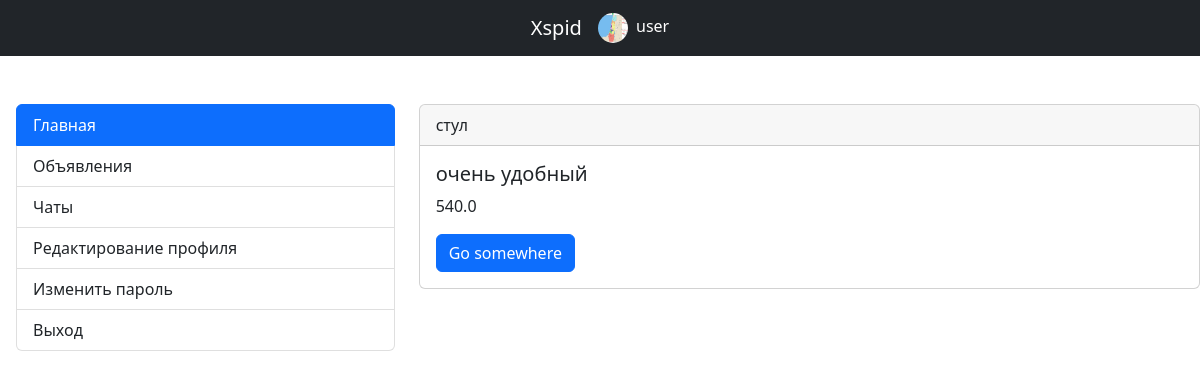
The app's page /advert/ (signed in) with its own data.
### user_profile/models.py (models this page shows, shortened)
class User(AbstractUser):
    name = models.CharField(max_length=100, unique=True)
    date_joined = models.DateTimeField( auto_now_add=True)
    is_active = models.BooleanField(default=True, db_index=True, verbose_name='Прошел активацию?')
    avatar = models.ImageField(upload_to='avatars/', null=True, blank=True)
    class Meta:
        verbose_name = "user"
        verbose_name_plural = "users"

### main/models.py (models this page shows, shortened)
class Ads(models.Model):
    rubric = models.ForeignKey(SubRubric, on_delete=models.PROTECT,
                                          verbose_name='Рубрика')
    title = models.CharField(max_length=40, verbose_name='Товар')
    content = models.TextField(verbose_name='Описание')
    price = models.FloatField(default=0, verbose_name='Цена')
    contacts = models.TextField(verbose_name='Контакты')
    image = models.ImageField(blank=True, upload_to= 'media/',
                              verbose_name='Изображение')
    author = models.ForeignKey(User, on_delete=models.CASCADE,
                               verbose_name='Автор объявления')
    is_active = models.BooleanField(default=True, db_index=True,
                                    verbose_name='Выводить в списке?')
    created_at = models.DateTimeField(auto_now_add=True, db_index=True,
                                      verbose_name='Опубликовано')
    class Meta:
        verbose_name_plural = 'Объявления'
        verbose_name = 'Объявление'
        ordering = ['-created_at']
    def get_absolute_url(self):
        return reverse('main:plug', args = [ self.id ] )

### main/views.py (the view)
# urls.py: path('advert/', profile_bb_detail ,name='advert'),
@login_required
def profile_bb_detail(request):
    bb = Ads.objects.filter(author=request.user.pk)
    context = {'bb': bb}
    return render(request, 'profile/user_ads.html', context)

### main/templates/profile/user_ads.html (shortened to what this page needs)
{% extends "profile/main_profile.html" %}
{% block right_of_navbar %}
{% for i in bb %}
<div class="card">
    <div class="card-header">
        {{i.title}}
    </div>
    <div class="card-body">
      <h5 class="card-title">{{i.content}}</h5>
    <p class="card-text">{{i.price}}</p>
      <a href="{{ i.get_absolute_url }}" class="btn btn-primary">Go somewhere</a>
    </div>
  </div>
{% endfor %}
{% endblock %}

### main/templates/index.html (shortened to what this page needs)
{% load static %}
<!doctype html>
<html lang="en">
  <head>
    <link href="https://cdn.jsdelivr.net/npm/bootstrap@5.2.0/dist/css/bootstrap.min.css" rel="stylesheet">
  </head>
  <body>
    <nav class="navbar navbar-dark bg-dark">
        <div class="container-fluid justify-content-center">
          <a class="navbar-brand" href="{% url 'user_profile:main' %}">Xspid</a>
          {% if user.is_authenticated %}
            <div class="btn-group" role="group">
                {% if user.avatar %}
                <div><img src='{{ user.avatar.url }}' width="30" height="30" style="border-radius: 50%" data-bs-toggle="dropdown" aria-expanded="false">
                    {% else %}
                    <img src="{% static 'img/user-profile-svgrepo-com.svg' %}"  width="30" height="30" style="border-radius: 50%" data-bs-toggle="dropdown" aria-expanded="false">
                    {% endif %}
                    <span class="text-white bg-dark mt-1 ms-1"> {{user.username}}</span>
                </div>
            {% else %}
            <a  href="{% url 'user_profile:register' %}">Регистрация</a>/
            <a  href="{% url 'user_profile:login' %}">Вход</a>
            {% endif %}
        </div>
      </nav>
      <div class = 'mt-5 ms-3'>
    {% block content %}
    {% endblock %}
      </div>
</body>
</html>

### records on screen
User: avatar (picture), username "user"
Ads: title "стул", content "очень удобный", price "540.0"
